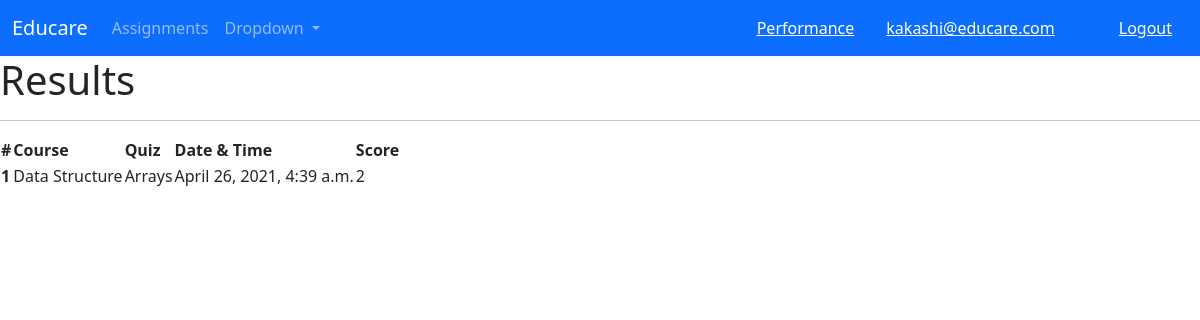
The app's page /assignments/results/ (signed in) with its own data.
### accounts/models.py (models this page shows)
class User(AbstractBaseUser, PermissionsMixin):
    email = models.EmailField(unique=True)
    first_name = models.CharField(max_length=120)
    last_name = models.CharField(max_length=120)
    is_staff = models.BooleanField(default=False)
    is_active = models.BooleanField(default=True)
    objects = CustomAccountManager()
    USERNAME_FIELD = 'email'
    REQUIRED_FIELDS = ['first_name', 'last_name']
    def __str__(self):
        return self.email

### assignments/models.py (models this page shows, shortened)
class Results(models.Model):
    quiz_id = models.ForeignKey("Quiz", on_delete=models.CASCADE)
    results_id = models.AutoField(primary_key=True)
    course_id = models.ForeignKey(Course, on_delete=models.CASCADE)
    date = models.DateTimeField(blank=True, null=True, auto_now_add=True)
    score = models.IntegerField(blank=True, null=True)
    user = models.ForeignKey(User, on_delete=models.CASCADE)

class Quiz(models.Model):
    quiz_id = models.AutoField(primary_key=True)
    course_id = models.ForeignKey(Course, on_delete=models.CASCADE)
    quiz_name = models.CharField(max_length=200)
    def __str__(self):
        return str(self.quiz_name)

### courses/models.py (models this page shows)
class Course(models.Model):
    course_id = models.AutoField(primary_key=True)
    course_name = models.CharField(max_length=200)
    def __str__(self):
        return str(self.course_name)

### assignments/views.py (the view)
# urls.py: path("results/", views.ResultsView.as_view(), name="results"),
class ResultsView(LoginRequiredMixin, ListView):
    template_name = "assignments/results.html"
    model = Results
    context_object_name = "results"
    def get_queryset(self):
        return Results.objects.filter(user=self.request.user)

### templates/assignments/results.html (shortened to what this page needs)
{% extends 'base.html' %}
{% block content %}
    <h1>Results</h1>
    <hr>
    {% if results %}
    <table>
        <thead>
            <tr>
                <th scope="col">#</th>
                <th scope="col">Course</th>
                <th scope="col">Quiz</th>
                <th scope="col">Date & Time</th>
                <th scope="col">Score</th>
            </tr>
        </thead>
        <tbody>
            {% for result in results %}
            <tr>
                <th scope="row">{{forloop.counter}}</th>
                <td>{{result.course_id}}</td>
                <td>{{result.quiz_id}}</td>
                <td>{{result.date}}</td>
                <td>{{result.score}}</td>
            </tr>
            {% endfor %}
        </tbody>
    </table>
{% else %}
<p>No attempts</p>
{% endif %}
{% endblock content %}

### templates/navbar.html (shortened to what this page needs)
<nav class="navbar navbar-expand-lg navbar-dark bg-primary">
  <div class="container-fluid">
    <a class="navbar-brand" href="{% url 'home' %}">Educare</a>
    <div class="collapse navbar-collapse" id="navbarSupportedContent">
      <ul class="navbar-nav me-auto mb-2 mb-lg-0">
        <li class="nav-item">
          <a class="nav-link" href="{% url 'assignments:course-list' %}">Assignments</a>
        </li>
        <li class="nav-item dropdown">
          <a class="nav-link dropdown-toggle" href="#" id="navbarDropdown" role="button" data-bs-toggle="dropdown" aria-expanded="false">
            Dropdown
          </a>
        </li>
      </ul>
    </div>
    {% if request.user.is_authenticated %}
    <span class="mx-3"><a class = "text-white pe-3" href="{% url 'assignments:results' %}">Performance</a></span>
    <span class = "me-5"><a class = "text-white pe-3" href="{% url 'accounts:profile' request.user.pk %}">{{request.user}}</a></span>
    <span ><a class = "text-white pe-3" href= "{% url 'accounts:logout' %}">Logout</a></span>
    {% else %}
    <span ><a class = "text-white pe-3" href= "{% url 'accounts:login' %}">Login</a></span>
    <span ><a class = "text-white pe-3" href= "{% url 'accounts:registration' %}">Register</a></span>
    {% endif %}
  </div>
</nav>

### records on screen
User: user "kakashi@educare.com"
Results: course_id "Data Structure", quiz_id "Arrays", date "April 26, 2021, 4:39 a.m.", score "2"
